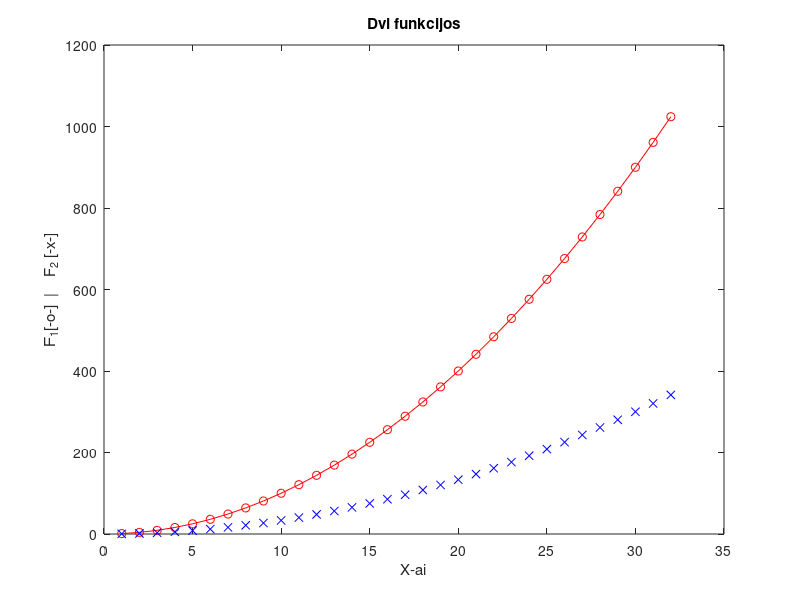

The MATLAB script that drew this image:
%Karolis Budvytis
%EKf-25
%2026-09-14


clc;
clear;
close all;
x= 1:32;
y=x.^2;

plot(x,y, "o-r", x, y/3, "xb")
title("Dvi funkcijos")
xlabel("X-ai")
ylabel("F_1[-o-]  |    F_2 [-x-]")

help sin
%%
N=4;
v=N+1:0.5:N+5;

A= [4 5 6; 7 8 9; 10 11 12]

A(3,2)

B=[A(2,1) A(2,2); A(3,1) A(3,2)]

C=[A(1,1) A(1,3); A(3,1) A(3,3)]

Vektorius=v(1:3);
Aprijungtas=[A; Vektorius]
